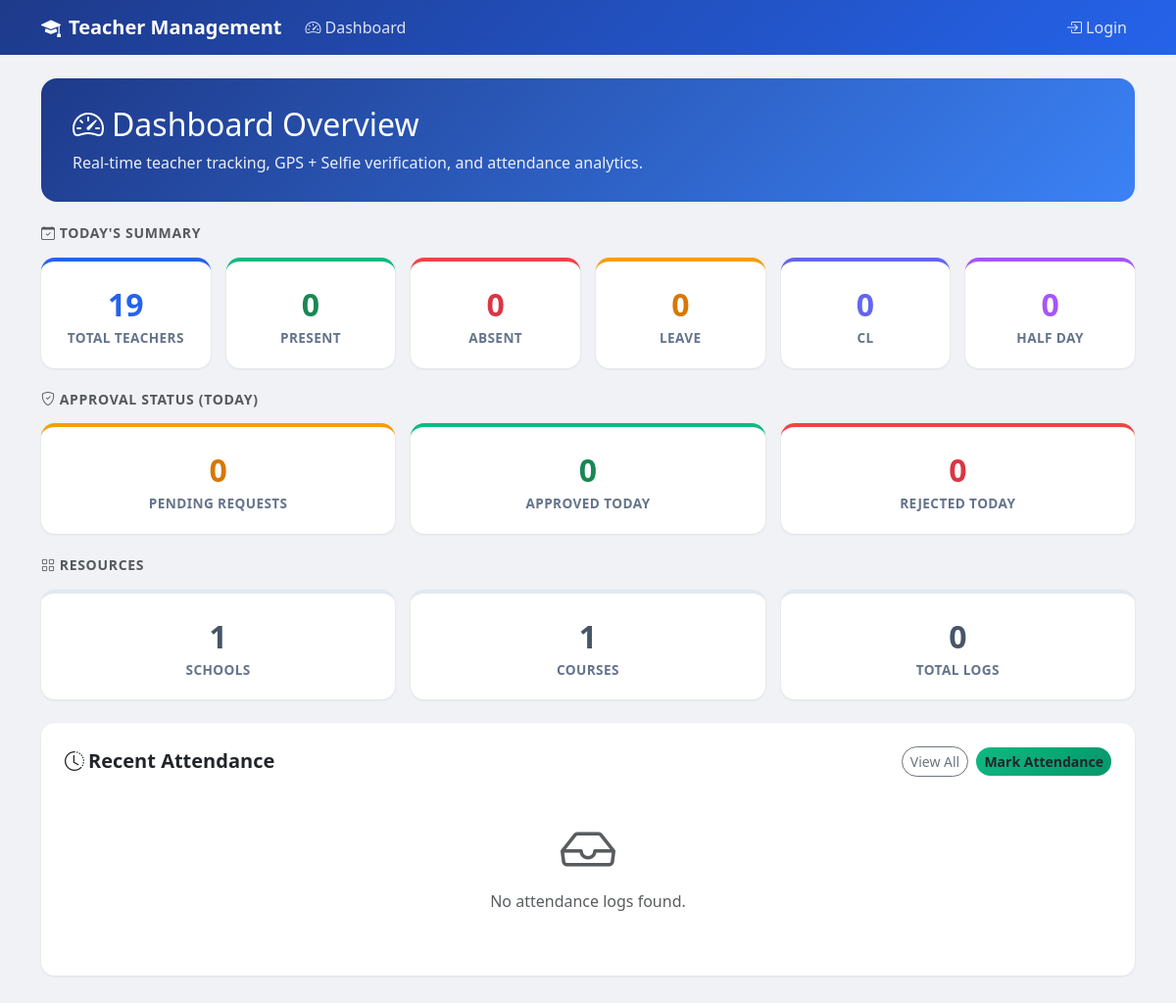
The app's page /, older data.
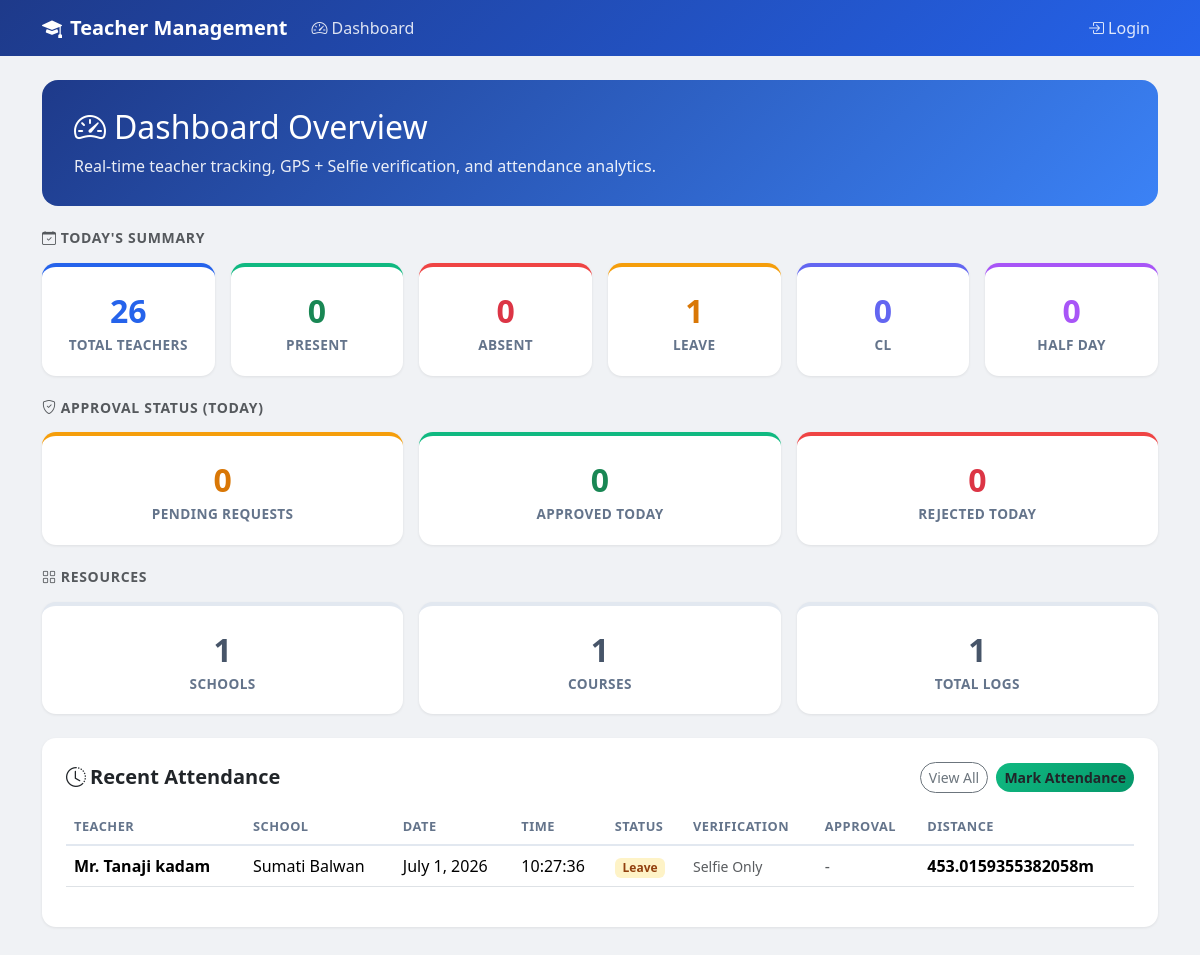
The same page, newer data.
### management/models.py (models this page shows, shortened)
class Attendance(models.Model):
    class StatusChoices(models.TextChoices):
        PRESENT = 'present', 'Present'
        ABSENT = 'absent', 'Absent'
        LEAVE = 'leave', 'Leave'
        CL = 'cl', 'CL (Casual Leave)'
        HALF_LEAVE = 'half_leave', 'Half Leave'
        OTHER = 'other', 'Other'
        OFFICIAL_DUTY = 'official_duty', 'Official Duty'
    WEEKDAY_CHOICES = [
        ('MON', 'Monday'),
        ('TUE', 'Tuesday'),
        ('WED', 'Wednesday'),
        ('THU', 'Thursday'),
        ('FRI', 'Friday'),
        ('SAT', 'Saturday'),
        ('SUN', 'Sunday'),
    ]
    VERIFICATION_CHOICES = [
        ('GPS_SELFIE', 'GPS + Selfie'),
        ('GPS', 'GPS Only'),
        ('SELFIE', 'Selfie Only'),
        ('MANUAL', 'Manual'),
    ]
    APPROVAL_CHOICES = [
        ('pending', 'Pending'),
        ('approved', 'Approved'),
        ('rejected', 'Rejected'),
        ('none', 'None'),
    ]
    teacher = models.ForeignKey(Teacher, on_delete=models.CASCADE, related_name='attendances')
    school = models.ForeignKey(School, on_delete=models.CASCADE, related_name='attendances')
    course = models.ForeignKey(Course, on_delete=models.SET_NULL, null=True, blank=True, related_name='attendances')
    attendance_date = models.DateField(default=timezone.now)
    attendance_status = models.CharField(max_length=20, choices=StatusChoices.choices, default=StatusChoices.PRESENT)
    standard_class = models.CharField(max_length=100, blank=True, null=True, help_text="Standard/Class (STD)")
    weekday = models.CharField(max_length=20, blank=True, choices=WEEKDAY_CHOICES)
    start_time = models.TimeField(null=True, blank=True)
    end_time = models.TimeField(null=True, blank=True)
    room = models.CharField(max_length=50, blank=True)
    notes = models.TextField(blank=True)
    created_at = models.DateTimeField(default=timezone.now)
    marked_at = models.DateTimeField(default=timezone.now)
    latitude = models.FloatField(null=True, blank=True)
    longitude = models.FloatField(null=True, blank=True)
    location = models.CharField(max_length=255, blank=True, null=True, help_text="Human readable location or address description")
    distance_from_school = models.FloatField(null=True, blank=True, help_text="Distance in meters")
    attendance_time = models.TimeField(default=timezone.now)
    device_id = models.CharField(blank=True, max_length=255, null=True)
    face_confidence = models.FloatField(blank=True, null=True)
    qr_code_data = models.CharField(blank=True, max_length=255, null=True)
    selfie_image = models.ImageField(blank=True, null=True, upload_to='attendance_selfies/')
    verification_method = models.CharField(max_length=50, choices=VERIFICATION_CHOICES, default='GPS_SELFIE')
    wifi_bssid = models.CharField(blank=True, max_length=255, null=True)
    wifi_ssid = models.CharField(blank=True, max_length=255, null=True)
    approval_status = models.CharField(max_length=20, choices=APPROVAL_CHOICES, default='none')
    approved_by = models.ForeignKey(User, on_delete=models.SET_NULL, null=True, blank=True, related_name='approved_attendances')
    approved_at = models.DateTimeField(null=True, blank=True)
    official_duty_reason = models.TextField(blank=True, null=True, help_text="Reason for official duty when outside school radius")
    class Meta:
        ordering = ['-attendance_date', 'weekday', 'start_time', 'teacher__last_name']
        constraints = [
            models.UniqueConstraint(fields=['teacher', 'attendance_date'], name='unique_teacher_attendance_per_day')
        ]

class Teacher(models.Model):
    user = models.OneToOneField(User, on_delete=models.CASCADE, null=True, blank=True, related_name='teacher_profile')
    first_name = models.CharField(max_length=120)
    last_name = models.CharField(max_length=120)
    email = models.EmailField(blank=True)
    phone = models.CharField(max_length=80, blank=True)
    qualification = models.CharField(max_length=200, blank=True)
    notes = models.TextField(blank=True)
    active = models.BooleanField(default=True)
    school = models.ForeignKey(School, on_delete=models.SET_NULL, null=True, blank=True, related_name='teachers')
    class Meta:
        ordering = ["last_name", "first_name"]
    @property
    def full_name(self):
        return f"{self.first_name} {self.last_name}"

class School(models.Model):
    name = models.CharField(max_length=200)
    city = models.CharField(max_length=120, blank=True)
    address = models.CharField(max_length=255, blank=True)
    email = models.EmailField(blank=True)
    phone = models.CharField(max_length=20, blank=True)
    school_latitude = models.FloatField(
        null=True,
        blank=True,
        validators=[MinValueValidator(-90.0), MaxValueValidator(90.0)]
    )
    school_longitude = models.FloatField(
        null=True,
        blank=True,
        validators=[MinValueValidator(-180.0), MaxValueValidator(180.0)]
    )
    allowed_radius_meters = models.IntegerField(
        default=500,
        validators=[MinValueValidator(1)],
        help_text="Allowed radius in meters"
    )
    class Meta:
        ordering = ["name"]

### management/views.py (the view)
# urls.py: path("", views.dashboard, name="dashboard"),
def dashboard(request):
    today = timezone.now().date()
    today_attendances = Attendance.objects.filter(attendance_date=today)
    total_teachers = Teacher.objects.filter(active=True).count()
    present_count = today_attendances.filter(attendance_status__in=["PRESENT", "present"]).count()
    absent_count = today_attendances.filter(attendance_status__in=["ABSENT", "absent"]).count()
    leave_count = today_attendances.filter(attendance_status__in=["LEAVE", "leave"]).count()
    cl_count = today_attendances.filter(attendance_status__in=["CL", "cl"]).count()
    half_day_count = today_attendances.filter(attendance_status__in=["HALF_DAY", "half_leave"]).count()
    pending_count = today_attendances.filter(approval_status="pending").count()
    approved_today = today_attendances.filter(approval_status="approved").count()
    rejected_today = today_attendances.filter(approval_status="rejected").count()
    return render(
        request,
        "management/dashboard.html",
        {
            "teacher_count": total_teachers,
            "school_count": School.objects.count(),
            "course_count": Course.objects.count(),
            "attendance_count": Attendance.objects.count(),
            "present_count": present_count,
            "absent_count": absent_count,
            "leave_count": leave_count,
            "cl_count": cl_count,
            "half_day_count": half_day_count,
            "pending_count": pending_count,
            "approved_today": approved_today,
            "rejected_today": rejected_today,
            "today": today,
            "upcoming_attendances": Attendance.objects.select_related(
                "teacher", "school"
            ).order_by("-attendance_date", "-attendance_time")[:10],
        },
    )

### templates/management/dashboard.html (shortened to what the changed rows need)
{% extends "management/base.html" %}
{% block content %}
<div class="hero-card">
    <h2 style="margin-bottom: 8px;"><i class="bi bi-speedometer2 me-2"></i>Dashboard Overview</h2>
</div>
<div class="row g-3 mb-4">
    <div class="col-6 col-md-4 col-lg-2">
        <div class="stat-card" style="border-top-color: #2563eb;">
            <div class="stat-number" style="color: #2563eb;">{{ teacher_count }}</div>
            <div class="stat-label">Total Teachers</div>
        </div>
    </div>
    <div class="col-6 col-md-4 col-lg-2">
        <div class="stat-card" style="border-top-color: #f59e0b;">
            <div class="stat-number" style="color: #d97706;">{{ leave_count }}</div>
            <div class="stat-label">Leave</div>
        </div>
    </div>
</div>
<div class="row g-3 mb-4">
    <div class="col-md-4">
        <div class="stat-card">
            <div class="stat-number" style="color:#475569;">{{ attendance_count }}</div>
            <div class="stat-label">Total Logs</div>
        </div>
    </div>
</div>
<div class="content-card">
    {% if upcoming_attendances %}
    <div class="table-responsive">
        <table class="table table-hover">
            <thead>
                <tr>
                    <th>Teacher</th>
                    <th>School</th>
                    <th>Date</th>
                    <th>Time</th>
                    <th>Status</th>
                    <th>Verification</th>
                    <th>Approval</th>
                    <th>Distance</th>
                </tr>
            </thead>
            <tbody>
                {% for att in upcoming_attendances %}
                <tr>
                    <td><strong>{{ att.teacher.full_name }}</strong></td>
                    <td>{{ att.school.name }}</td>
                    <td>{{ att.attendance_date }}</td>
                    <td>{{ att.attendance_time|time:"H:i:s" }}</td>
                    <td>
                        {% if att.attendance_status == "present" or att.attendance_status == "PRESENT" %}
                            <span class="badge badge-present">Present</span>
                        {% elif att.attendance_status == "absent" or att.attendance_status == "ABSENT" %}
                            <span class="badge badge-absent">Absent</span>
                        {% elif att.attendance_status == "half_leave" %}
                            <span class="badge badge-half_day">Half Day</span>
                        {% elif att.attendance_status == "leave" %}
                            <span class="badge badge-leave">Leave</span>
                        {% elif att.attendance_status == "cl" %}
                            <span class="badge badge-cl">CL</span>
                        {% else %}
                            <span class="badge bg-secondary">{{ att.get_attendance_status_display }}</span>
                        {% endif %}
                    </td>
                    <td><small class="text-muted">{{ att.get_verification_method_display }}</small></td>
                    <td>
                        {% if att.approval_status == "pending" %}
                            <span class="badge badge-pending">Pending</span>
                        {% elif att.approval_status == "approved" %}
                            <span class="badge badge-approved">Approved</span>
                        {% elif att.approval_status == "rejected" %}
                            <span class="badge badge-rejected">Rejected</span>
                        {% else %}
                            <span class="text-muted">-</span>
                        {% endif %}
                    </td>
                    <td>
                        {% if att.distance_from_school is not None %}
                            <span class="fw-bold">{{ att.distance_from_school }}m</span>
                        {% else %}
                            <span class="text-muted">-</span>
                        {% endif %}
                    </td>
                </tr>
                {% endfor %}
            </tbody>
        </table>
    </div>
    {% else %}
    <div class="text-center py-4">
        <i class="bi bi-inbox display-4 text-muted"></i>
        <p class="text-muted mt-2">No attendance logs found.</p>
    </div>
    {% endif %}
</div>
{% endblock %}

Row changes from the older to the newer data that the page shows:
added Attendance: teacher.full_name "Mr. Tanaji kadam", school.name "Sumati Balwan", attendance_date "July 1, 2026", attendance_time "10:27:36", attendance_status "Leave", verification_method "Selfie Only", distance_from_school "453.0159355382058"
Text that changed along with them:
{{ teacher_count }}: "19" → "26"
{{ leave_count }}: "0" → "1"
{{ attendance_count }}: "0" → "1"
text no longer shown: "No attendance logs found."
text now shown: "TEACHER SCHOOL DATE TIME STATUS VERIFICATION APPROVAL DISTANCE"
